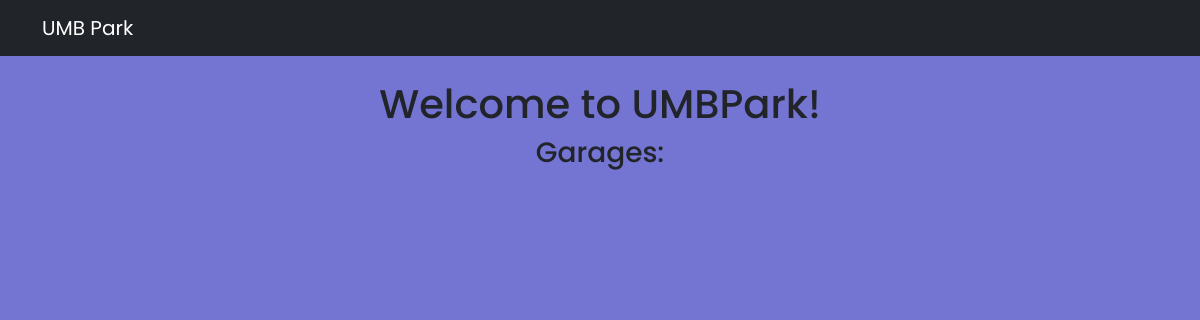
/, run on an earlier commit of the app's database.
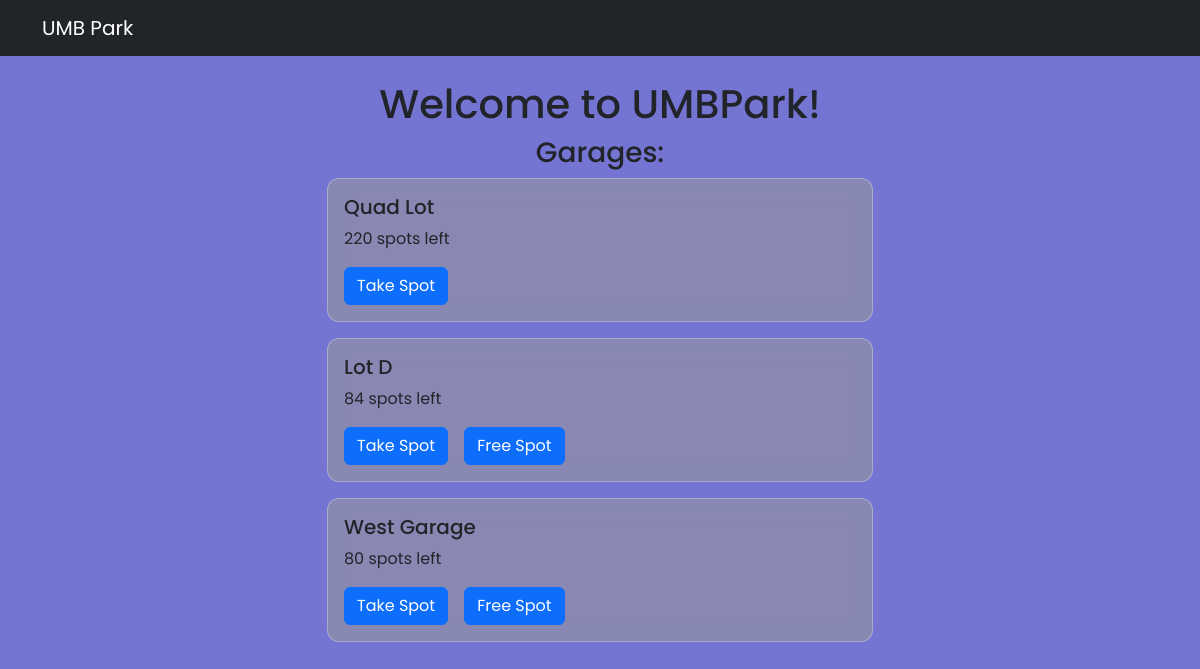
And on a later commit of the database.
### app.py (models this page shows)
class ParkingLot(db.Model):
    id = db.Column(db.Integer, primary_key= True)
    name = db.Column(db.String(200), nullable =False)
    status = db.Column(db.Boolean, default=True)
    total_spots = db.Column(db.Integer, nullable=False)
    spots_taken = db.Column(db.Integer, nullable=False)

### app.py (the view)
@app.route('/')
def index():
    lots = quick_sort(ParkingLot.query.all())
    return render_template('index.html', lots=lots)

### app.py (called while the page is built)
def quick_sort(lots):
    if len(lots) <= 1:
        return lots
    pivot = lots[len(lots) // 2]
    left = [lot for lot in lots if lot.spots_taken <= pivot.spots_taken if lot != pivot]
    right = [lot for lot in lots if lot.spots_taken > pivot.spots_taken if lot != pivot]
    return quick_sort(left) + [pivot] + quick_sort(right)

### templates/index.html (shortened to what this page needs)
{% extends 'base.html' %}
{% block body %}
<div class="container mt-4">
<h1 class="text-center">Welcome to UMBPark!</h1>
<h3 class="text-center">Garages:</h3>
<div class="row justify-content-center">
    <div class="col-md-6">
{% for lot in lots %}
<div class="card mb-3">
    <div class="card-body">
        <h5 class="card-title">{{ lot.name }}</h5>
        <p class="card-text",>{{ lot.total_spots - lot.spots_taken }} spots left</p>
        <div class="d-flex gap-3">
    {% if lot.total_spots - lot.spots_taken > 0 %}
        <form action="{{ url_for('take_spot', lot_id=lot.id) }}" method="post" style="margin: 0;">
            <button type="submit" class="btn btn-primary">Take Spot</button>
        </form>
    {% else %}
        <button type="button" class="btn btn-secondary" disabled>Garage Full</button>
    {% endif %}
     {% if lot.spots_taken > 0 %}
        <form action="{{ url_for('free_spot', lot_id=lot.id) }}" method="post" style="margin: 0;">
            <button type="submit" class="btn btn-primary">Free Spot</button>
        </form>
    {% endif %}
        </div>
    </div>
</div>
{% endfor %}
</div>
</div>
{% endblock %}

What changed in the data, as far as the page shows it:
added ParkingLot: name "Quad Lot", lot.total_spots-lot.spots_taken "220"
added ParkingLot: name "Lot D", lot.total_spots-lot.spots_taken "84"
added ParkingLot: name "West Garage", lot.total_spots-lot.spots_taken "80"
